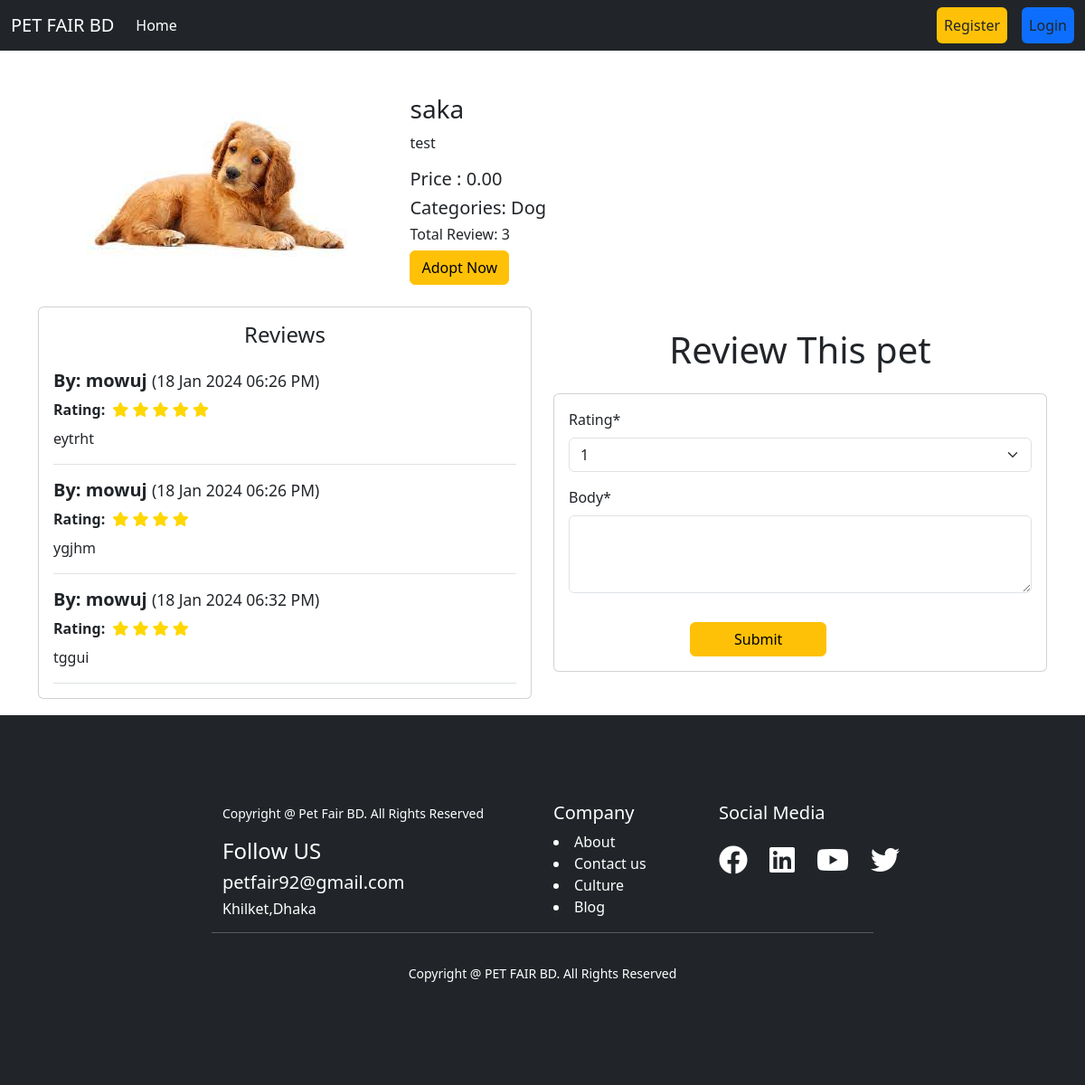
The app's page /pet/pet_detail/1 with its own data.
### pet/models.py (models this page shows, shortened)
class Pet(models.Model):
    name=models.CharField(max_length=50)
    user=models.ForeignKey(User,on_delete=models.CASCADE,null=True,blank=True)
    description=models.TextField()
    category=models.ManyToManyField(Category,related_name='pets')
    price = models.DecimalField(decimal_places=2,max_digits=12,default=0)
    image = models.ImageField(upload_to='pet/images',null=True,blank=True)
    availability=models.BooleanField(default=True)

class Category(models.Model):
    name=models.CharField(max_length=50)
    slug=models.SlugField(max_length=50,unique=True)

class Review(models.Model):
    user = models.ForeignKey(
        User, related_name="reviews", on_delete=models.CASCADE)
    pet = models.ForeignKey(
        Pet, related_name='reviews', on_delete=models.CASCADE)
    rating = models.IntegerField(choices=RATING)
    body = models.TextField()
    models.DateTimeField(auto_now_add=True)
    timestamps = models.DateTimeField(auto_now_add=True)

### pet/views.py (the view, shortened to what this page needs)
# urls.py: path('pet_detail/<int:id>', PetDetailView.as_view(), name="pet_detail"),
class PetDetailView(DetailView):
    model = Pet
    pk_url_kwarg = 'id'
    template_name = 'pet/pet_detail.html'
    context_object_name = 'pet'
    def get_context_data(self, **kwargs):
        context = super().get_context_data(**kwargs)
        pet = self.get_object()
        review = pet.reviews.all()
        review_form = ReviewForm()
        context['review'] = review
        context['review_form'] = review_form
        return context

### pet/forms.py
class ReviewForm(forms.ModelForm):
    rating = forms.ChoiceField(choices=RATING)
    body = forms.CharField(widget=forms.Textarea(attrs={'rows': 3}))
    class Meta:
        model = Review
        fields = ['rating','body']

### pet/templates/pet/pet_detail.html (shortened to what this page needs)
{% extends "base.html" %}
{% load crispy_forms_tags %}
{% block content %}
<div class="container">
<div class="rows">
  <div class="d-flex justify-content-center align-items-center gap-5 mt-5 col-10">
  <div class="col-4">
    <img src="{{pet.image.url}}" alt="" class="w-80">
  </div>
  <div class="col-6">
    <h3>{{pet.name}}</h3>
    <p>{{pet.description}}</p>
    <h5>Price : {{pet.price}}</h5>
    <h5>Categories: {% for cat in pet.category.all %} {{cat.name}} {% if not forloop.last %}, {% endif %} {% endfor %}</h5>
    <h6>Total Review: {{ review | length }}</h6>
    <form action="{% url 'buy_pet' pet.id %}" method="post">
  <input type="submit" class="btn btn-warning" value="Adopt Now">
</form>
  </div>
</div>
</div>
<div class="row mt-4">
  <div class="col-6">
    <div class="card">
  <div class="card-body">
    <h4 class="card-title text-center">Reviews</h4>
    {% for review_item in review %}
      <div class="border-bottom py-3">
        <div class="mb-2">
          <h5 class="m-0 fw-bold">By: {{ review_item.user.username }} <small class="fw-normal">({{ review_item.timestamps|date:"d M Y h:i A" }})</small> </h5>
        </div>
        <div class="d-flex align-items-center mb-2">
          <p class="m-0 me-2 fw-bold">Rating:</p>
          <div class="star-rating">
            {% for _ in "x"|ljust:review_item.rating|slice:":5" %}
              <i class="fa fa-star" style="color: gold;"></i>
            {% endfor %}
          </div>
        </div>
        <p class="m-0">{{ review_item.body }}</p>
      </div>
    {% endfor %}
  </div>
</div>
  </div>
  <div class="col-6 mb-5">
    <h1 class="text-center my-4">Review This pet</h1>
    <div class="card">
      <div class="card-body">
        <form action="" class="w-100" method="post">
          {{ review_form | crispy }}
          <div class="row justify-content-center">
                <div class="col-6">
                    <input class="btn btn-warning btn-block mt-3 px-5" type="submit" value="Submit" />
                </div>
            </div>
        </form>
      </div>
    </div>
  </div>
</div>
</div>
{% endblock content %}

### records on screen
Pet: image (picture), name "saka", description "test", price "0.00"
Category: name "Dog"
Review: user.username "mowuj", timestamps "18 Jan 2024 06:26 PM", rating 5 (drawn), body "eytrht"
Review: user.username "mowuj", timestamps "18 Jan 2024 06:26 PM", rating 4 (drawn), body "ygjhm"
Review: user.username "mowuj", timestamps "18 Jan 2024 06:32 PM", rating 4 (drawn), body "tggui"

### other values on screen
{{ review | length }} "3"
